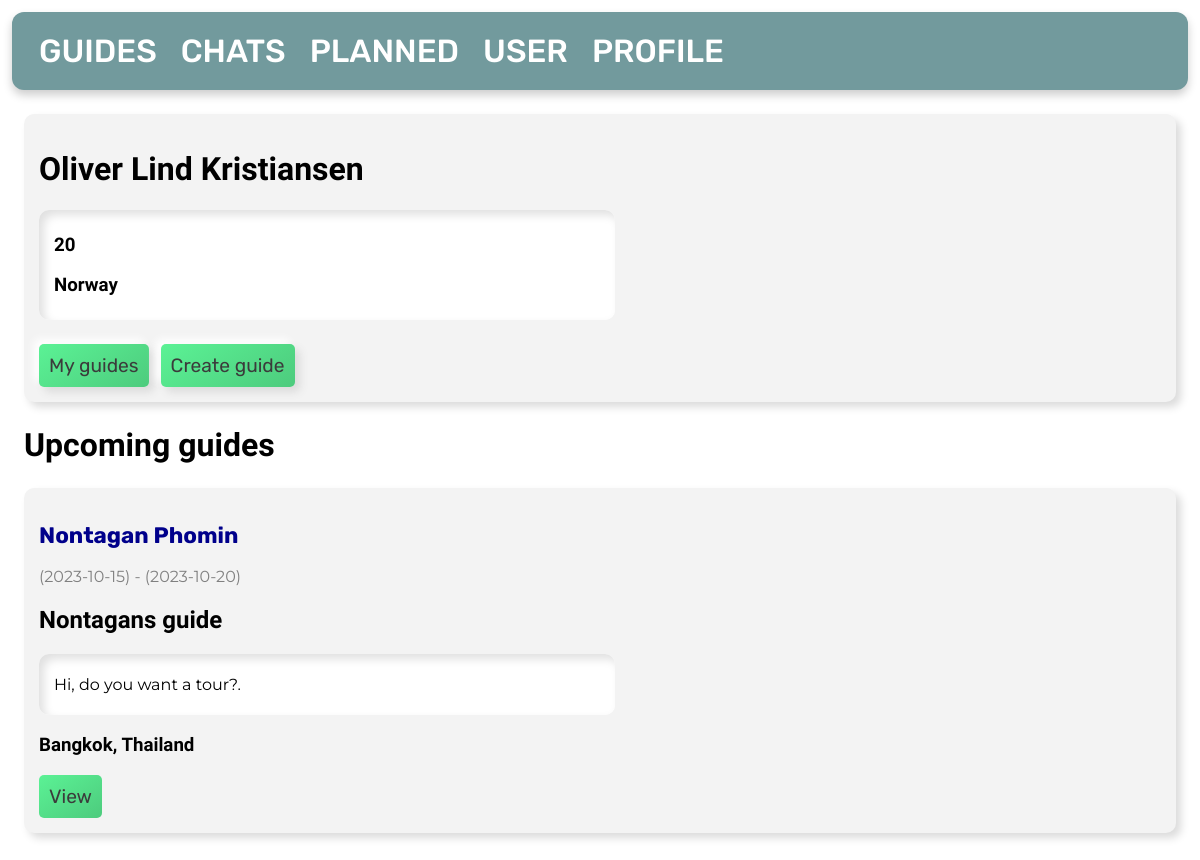
The page /profile/ on the database as committed earlier.
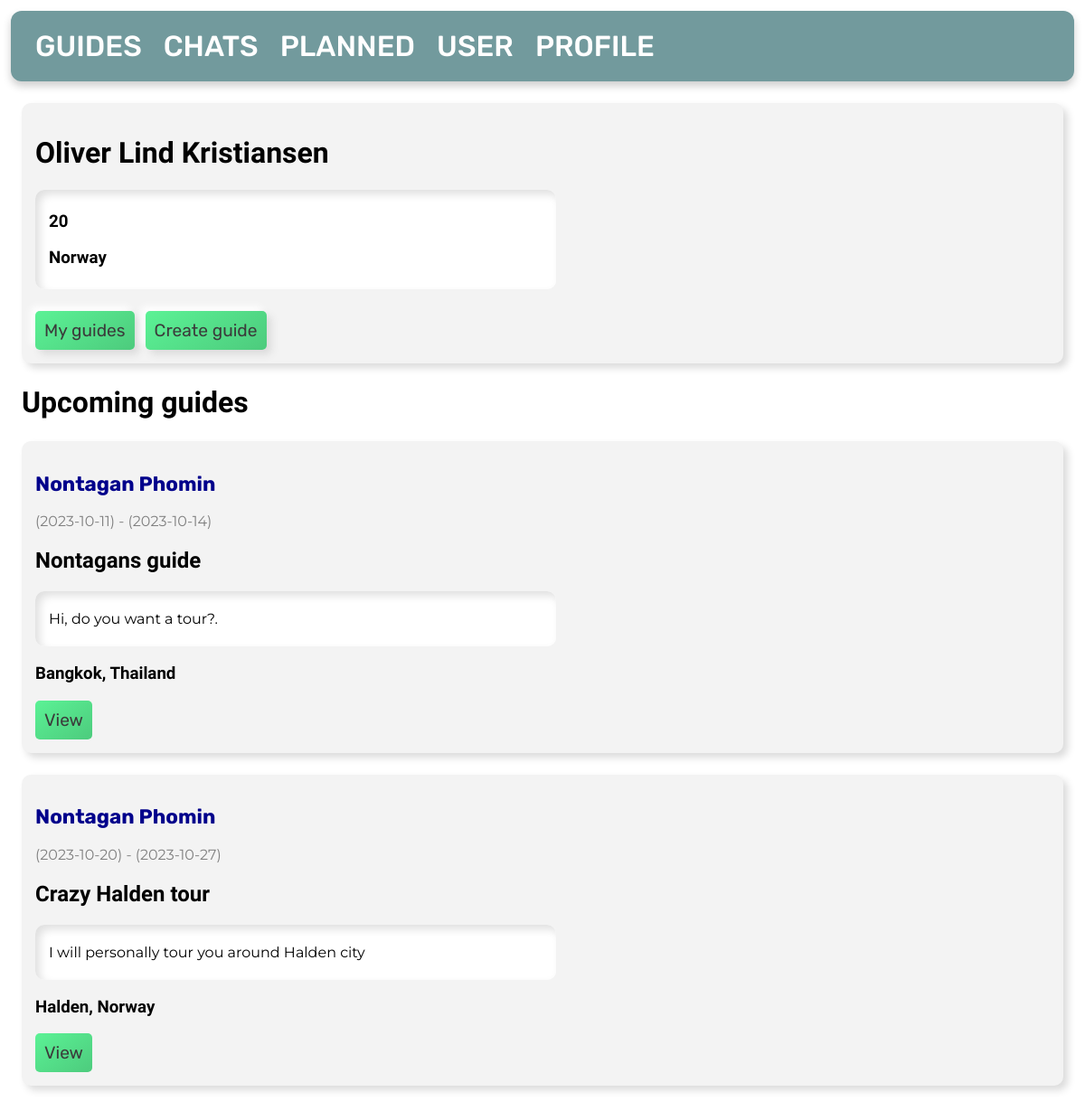
The same page on the database as committed later.
### tables this page shows
CREATE TABLE user
(
    id        INTEGER PRIMARY KEY AUTOINCREMENT,
    firstname TEXT NOT NULL,
    lastname  TEXT NOT NULL,
    age       INTEGER,
    country   TEXT
);

CREATE TABLE guide_user
(
    id        INTEGER PRIMARY KEY AUTOINCREMENT,
    user      INTEGER NOT NULL,
    guide     INTEGER NOT NULL,
    from_date DATE    NOT NULL,
    to_date   DATE    NOT NULL,
    FOREIGN KEY (user) REFERENCES user (id),
    FOREIGN KEY (guide) REFERENCES posts (id)
);

CREATE TABLE posts
(
    id       INTEGER PRIMARY KEY AUTOINCREMENT,
    byUser   INTEGER,
    created  TIMESTAMP NOT NULL DEFAULT CURRENT_TIMESTAMP,
    title    TEXT      NOT NULL,
    content  TEXT      NOT NULL,
    country  TEXT      NOT NULL,
    city     TEXT      NOT NULL,
    language TEXT,
    price    INTEGER   NOT NULL,
    FOREIGN KEY (byUser) REFERENCES user (id)
);

### app.py (the view)
@app.route('/profile/', methods=('GET', 'POST'))
def profile():
    global user_id
    if request.form.get('redirect') == '1':
        return redirect(url_for('guides'))
    elif request.form.get('redirect') == '2':
        return redirect(url_for('create'))
    conn = get_db_connection()
    user = conn.execute('SELECT * FROM user WHERE id = ?', (user_id,)).fetchone()
    guide = conn.execute(
        'SELECT * FROM guide_user, posts, user WHERE guide_user.user = ? AND posts.id = guide_user.guide AND user.id = posts.byUser',
        (user_id,)).fetchall()
    conn.close()
    return render_template('profile.html', user=user, guide=guide)

### app.py (called while the page is built)
def get_db_connection():
    conn = sqlite3.connect('database.db')
    conn.row_factory = sqlite3.Row
    return conn

### templates/profile.html
{% extends 'base.html' %}
{% block content %}
    <div class='post'>
        <h1>{{ user['firstname'] }} {{ user['lastname'] }}</h1>
        <div id="textsec">
            <h3>{{ user['age'] }}</h3>
            <h3>{{ user['country'] }}</h3>
        </div>
        <form method="post" action="/profile/">
            <button id="button" type="submit" value="1" name="redirect">My guides</button>
            <button id="button" type="submit" value="2" name="redirect">Create guide</button>
        </form>
    </div>
    <h1 id="title">Upcoming guides</h1>
    {% for guide in guide %}
        <div class='post'>
            <h3>
                <a id="profile"
                   href="{{ url_for('viewProfile', id=guide['guide'], u=guide['user']) }}">{{ guide['firstname'] }} {{ guide['lastname'] }}
                </a>
            </h3>
            <p id="date">({{ guide['from_date'] }}) - ({{ guide['to_date'] }})</p>
            <h2>{{ guide['title'] }}</h2>
            <div id="textsec">
                <p>{{ guide['content'] }}</p>
            </div>
            <h3>{{ guide['city'] }}, {{ guide['country'] }}</h3>
            <a href="{{ url_for('view', id=guide['guide']) }}">View</a>
        </div>
    {% endfor %}
{% endblock %}

### templates/base.html (shortened to what this page needs)
<!DOCTYPE html>
<html lang="en">
<head>
</head>
<body>
<ul class="nav-links">
    <li class="center"><a href="{{ url_for('index') }}">GUIDES</a></li>
    <li class="center"><a href="{{ url_for('chat') }}">CHATS</a></li>
    <li class="center"><a href="{{ url_for('planned') }}">PLANNED</a></li>
    <li class="center"><a href="{{ url_for('user') }}">USER</a></li>
    <li class="center"><a href="{{ url_for('profile') }}">PROFILE</a></li>
</ul>
<div class="content">
    {% block content %} {% endblock %}
</div>
</body>
</html>

### templates/base.html (style rules this page uses)
.post { padding: 15px; margin: 2vw; background-color: #f3f3f3; border-radius: 10px; box-shadow: 5px 5px 9px #dbdbdb, -5px -5px 9px #ffffff; }
body { margin: 0; padding-bottom: 7rem; }
h1, h2, h3 { font-family: 'Lexend', sans-serif; }
#title { margin: 2vw; }
p { font-family: 'Montserrat', sans-serif; }
a { font-family: 'Rubik', sans-serif; text-decoration: none; }
#button { font-family: 'Rubik', sans-serif; font-size: 1.2em; border-radius: 5px; margin-right: 0.5rem; margin-top: 0.5rem; padding: 10px; color: #3b3b3b; outline: none; border: none; transition: 300ms; background: linear-gradient(145deg, #5bf295, #4dcb7d); box-shadow: 5px 5px 9px #dbdbdb, -5px -5px 9px #ffffff; }
body .post a { font-family: 'Rubik', sans-serif; font-size: 1.2em; display: inline-block; border-radius: 5px; padding: 10px; color: #3b3b3b; background: linear-gradient(145deg, #5bf295, #4dcb7d); outline: none; border: none; transition: 300ms; }
#textsec { background-color: white; padding-top: 5px; padding-bottom: 5px; padding-left: 15px; margin-top: 1rem; margin-bottom: 1rem; width: 50%; border-radius: 10px; box-shadow: inset 5px 5px 10px #e0e0e0, inset -5px -5px 10px #ffffff; }
#profile { font-family: 'Rubik', sans-serif; font-size: 1.2em; display: inline-block; border-radius: 0; padding: 0; background: transparent; color: darkblue; outline: none; border: none; }
#date { color: grey; }
.nav-links { display: flex; align-items: center; margin: 1vw; background-color: #729a9d; padding: 20px 15px; border-radius: 12px; box-shadow: 0 5px 10px rgba(0, 0, 0, 0.2); }
.nav-links li { list-style: none; margin: 0 12px; }
.nav-links li a { position: relative; color: #ffffff; font-size: 2rem; font-weight: 500; padding: 6px 0; text-decoration: none; }
.nav-links li a:before { content: ''; position: absolute; bottom: 0; left: 0; height: 3px; width: 0; background: #ffffff; border-radius: 12px; transition: all 0.4s ease; }
.nav-links li.center a:before { left: 50%; transform: translateX(-50%); }

Rows that differ between the two databases and show on the page:
removed guide_user: firstname "Nontagan", lastname "Phomin", from_date "2023-10-15", to_date "2023-10-20", title "Nontagans guide", content "Hi, do you want a tour?.", city "Bangkok", country "Thailand"
added guide_user: firstname "Nontagan", lastname "Phomin", from_date "2023-10-11", to_date "2023-10-14", title "Nontagans guide", content "Hi, do you want a tour?.", city "Bangkok", country "Thailand"
added guide_user: firstname "Nontagan", lastname "Phomin", from_date "2023-10-20", to_date "2023-10-27", title "Crazy Halden tour", content "I will personally tour you around Halden city", city "Halden", country "Norway"
